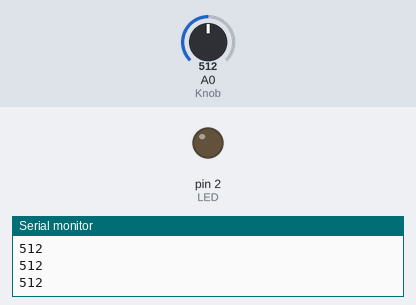
Recording of a sketch running on a simulated Arduino Uno, built with avr-gcc and run on an emulated ATmega328P. Shown: output pins drawn as LEDs (lit = HIGH), the last lines printed to the serial monitor. Inputs (shaded band) come from the test bench; at power-on: A0 (Knob) = 512.

Above: at 0.8 s.
0.9 s: A0 (Knob) set to 987
2.4 s: A0 (Knob) set to 1015
At 3.4 s:
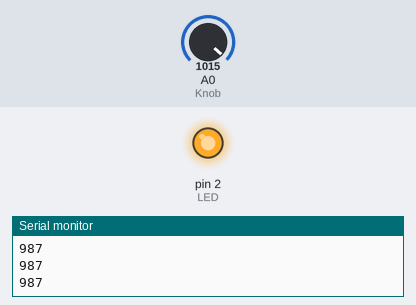
Timing chart, 0 to 5.9 s (numbered marks = the images above; inputs shaded):
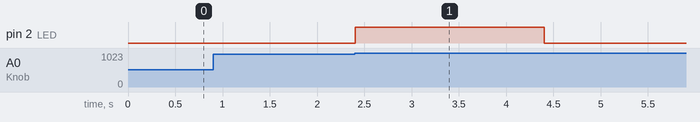

Measured:
- the behaviour switches between 999 and 1000 on A0 (Knob) (found by bisection; images 0 and 1)
- after the input at 2.4 s, pin 2 (LED): LOW → HIGH at once, → LOW 2.0 s later

The sketch:

Threshold_BlinkOnce_OnlyOnce.ino
```cpp
/*
 * When the knob crosses a threshold,
 * LED Blink
 *
 * 2/23/2021 yedianyang
 */

#define LED 2
#define Knob A0

void setup() {
  Serial.begin(9600);
  pinMode(LED, OUTPUT);
  while (analogRead(Knob) < 1000) {
    Serial.println(analogRead(Knob));
  }
  digitalWrite(2, HIGH);
  delay(2000);
  digitalWrite(2, LOW);
}


void loop() {
 //
}
```
